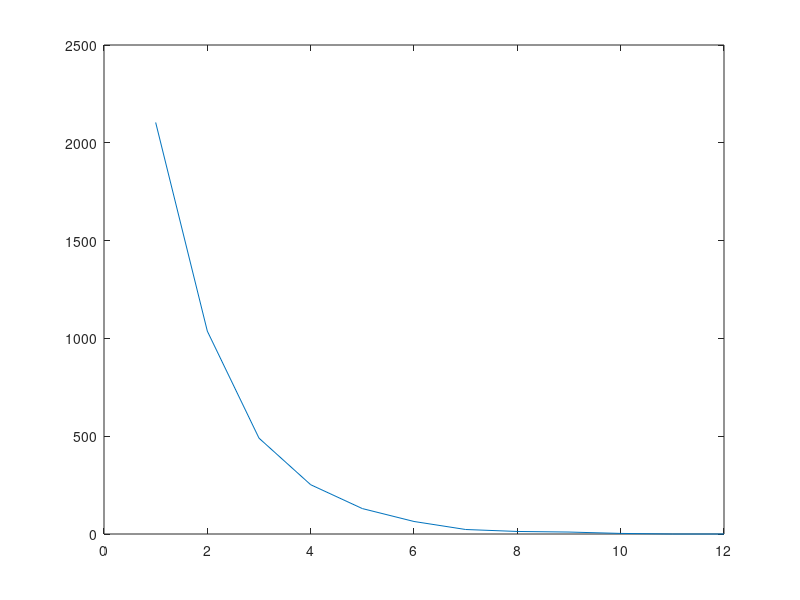

Write the MATLAB code that produced this figure.
n_games = 165*50;
x = rand(1,n_games)>0.5;

n_winning_streaks = zeros(1,100);
streak = 0;
for i = 1:n_games
    if x(i)
        streak = streak+1;
        n_winning_streaks(streak) = n_winning_streaks(streak)+1;
    else
        streak = 0;
    end
end

plot(1:12, n_winning_streaks(1:12))